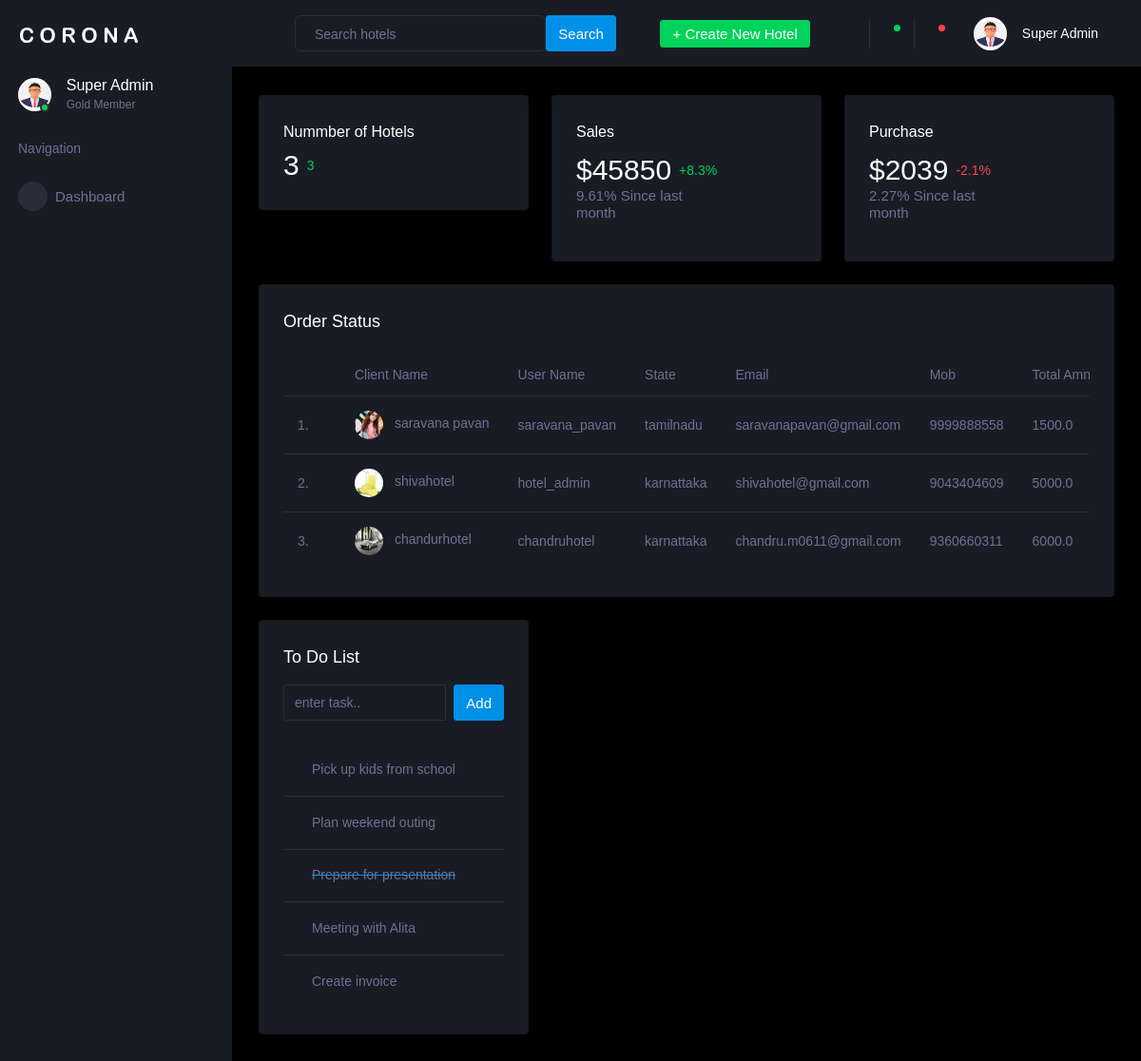
The app's page /admin_home/ (signed in) with its own data.
### admin_backend/models.py (models this page shows, shortened)
class HotelUsers(models.Model):
    user = models.ForeignKey(settings.AUTH_USER_MODEL, on_delete=models.SET_DEFAULT, default=1, related_name='hotels')
    property_name = models.CharField(max_length=50,unique=True)
    owner_name = models.CharField(max_length=50)
    email = models.EmailField()
    mobile = models.IntegerField()
    logo = models.ImageField(upload_to="logos/",null=True,blank=True)
    address = models.CharField(max_length=200)
    city = models.CharField(max_length=20)
    state = models.CharField(max_length=20)
    sales_executive = models.CharField(max_length=50,null=True)
    amount = models.FloatField(null=True)
    tax = models.FloatField(null=True)
    total_amount = models.FloatField(null=True)
    duration = models.CharField(choices=Duration,max_length=100)
    website = models.URLField(max_length=200)
    agreement = models.ImageField(upload_to="agreements/",null=True,blank=True)
    qr_code = models.ImageField(upload_to="qr", null=True,blank=True)
    is_active = models.BooleanField(default=True)

### account/models.py (models this page shows, shortened)
class DeveloperAdmin(AbstractUser):
    DEFAULT_PK = 1
    is_admin_user = models.BooleanField(default=False)
    is_super_admin = models.BooleanField(default=False)
    is_hotel = models.BooleanField(default=False)

### admin_backend/views.py (the view)
# urls.py: path('admin_home/', admin_home, name='admin_home'),
@login_required
def admin_home(request):
    if request.user.is_superuser:
        properties = HotelUsers.objects.all()
        search_query = request.GET.get('q')
        if search_query:
            properties = properties.filter(property_name__icontains=search_query)
        registered_hotels_count = properties.count()
        return render(request, 'admin/admin_index.html', {'properties': properties, 'registered_hotels_count': registered_hotels_count})
    else:
        messages.error(request, "You don't have permission to access this page.")
        return redirect('super_admin_login')

### templates/admin/admin_index.html (shortened to what this page needs)
{% load static %}
<!DOCTYPE html>
<html lang="en">
  <head>
    <link rel="stylesheet" href="{% static 'assets/vendors/mdi/css/materialdesignicons.min.css' %}">
    <link rel="stylesheet" href="{% static 'assets/vendors/css/vendor.bundle.base.css' %}">
    <link rel="stylesheet" href="{% static 'assets/vendors/jvectormap/jquery-jvectormap.css' %}">
    <link rel="stylesheet" href="{% static 'assets/vendors/flag-icon-css/css/flag-icon.min.css' %}">
    <link rel="stylesheet" href="{% static 'assets/vendors/owl-carousel-2/owl.carousel.min.css' %}">
    <link rel="stylesheet" href="{% static 'assets/vendors/owl-carousel-2/owl.theme.default.min.css' %}">
    <link rel="stylesheet" href="{% static 'assets/css/style.css' %}">
  </head>
  <body>
    <div class="container-scroller">
      <nav class="sidebar sidebar-offcanvas" id="sidebar">
        <div class="sidebar-brand-wrapper d-none d-lg-flex align-items-center justify-content-center fixed-top">
          <a class="sidebar-brand brand-logo" href="index.html"><img src="assets/images/logo.svg" alt="logo" /></a>
        </div>
        <ul class="nav">
          <li class="nav-item profile">
            <div class="profile-desc">
              <div class="profile-pic">
                <div class="count-indicator">
                  <img class="img-xs rounded-circle " src="{% static 'assets/images/faces/admin-logo.jpg' %}" alt="">
                  <span class="count bg-success"></span>
                </div>
                <div class="profile-name">
                  <h5 class="mb-0 font-weight-normal">Super Admin</h5>
                  <span>Gold Member</span>
                </div>
              </div>
              <a href="#" id="profile-dropdown" data-toggle="dropdown"><i class="mdi mdi-dots-vertical"></i></a>
            </div>
          </li>
          <li class="nav-item nav-category">
            <span class="nav-link">Navigation</span>
          </li>
          <li class="nav-item menu-items">
            <a class="nav-link" href="index.html">
              <span class="menu-icon">
                <i class="mdi mdi-speedometer"></i>
              </span>
              <span class="menu-title">Dashboard</span>
            </a>
          </li>
        </ul>
      </nav>
      <div class="container-fluid page-body-wrapper">
        <nav class="navbar p-0 fixed-top d-flex flex-row">
          <div class="navbar-menu-wrapper flex-grow d-flex align-items-stretch">
            <button class="navbar-toggler navbar-toggler align-self-center" type="button" data-toggle="minimize">
              <span class="mdi mdi-menu"></span>
            </button>
            <ul class="navbar-nav w-100">
              <li class="nav-item w-100">
                      <form class="nav-link mt-2 mt-md-0 d-none d-lg-flex search" method="GET" action="{% url 'admin_home' %}">
                      <input type="text" class="form-control" name="q" placeholder="Search hotels" value="{{ request.GET.q }}">
                      <button type="submit" class="btn btn-primary">Search</button>
                  </form>
              </li>
            </ul>
            <ul class="navbar-nav navbar-nav-right">
              <li class="nav-item dropdown d-none d-lg-block">
                <a class="nav-link btn btn-success create-new-button"  href="{% url 'property_create' %}">+ Create New Hotel</a>
              </li>
              <li class="nav-item nav-settings d-none d-lg-block">
                <a class="nav-link" href="#">
                  <i class="mdi mdi-view-grid"></i>
                </a>
              </li>
              <li class="nav-item dropdown border-left">
                <a class="nav-link count-indicator dropdown-toggle" id="messageDropdown" href="#" data-toggle="dropdown" aria-expanded="false">
                  <i class="mdi mdi-email"></i>
                  <span class="count bg-success"></span>
                </a>
              </li>
              <li class="nav-item dropdown border-left">
                <a class="nav-link count-indicator dropdown-toggle" id="notificationDropdown" href="#" data-toggle="dropdown">
                  <i class="mdi mdi-bell"></i>
                  <span class="count bg-danger"></span>
                </a>
              </li>
              <li class="nav-item dropdown">
                <a class="nav-link" id="profileDropdown" href="#" data-toggle="dropdown">
                  <div class="navbar-profile">
                    <img class="img-xs rounded-circle" src="{% static 'assets/images/faces/admin-logo.jpg' %}" alt="">
                    <p class="mb-0 d-none d-sm-block navbar-profile-name">Super Admin</p>
                    <i class="mdi mdi-menu-down d-none d-sm-block"></i>
                  </div>
                </a>
              </li>
            </ul>
          </div>
        </nav>
        <div class="main-panel">
          <div class="content-wrapper">
            <div class="row">
              <div class="col-sm-4 grid-margin">
                <div class="card">
                  <div class="card-body">
                    <h5>Nummber of Hotels</h5>
                    <div class="row">
                      <div class="col-8 col-sm-12 col-xl-8 my-auto">
                        <div class="d-flex d-sm-block d-md-flex align-items-center">
                          <h2 class="mb-0">{{ registered_hotels_count }} </h2>
                          <p class="text-success ml-2 mb-0 font-weight-medium">{{ registered_hotels_count }}</p>
                        </div>
                      </div>
                    </div>
                  </div>
                </div>
              </div>
              <div class="col-sm-4 grid-margin">
                <div class="card">
                  <div class="card-body">
                    <h5>Sales</h5>
                    <div class="row">
                      <div class="col-8 col-sm-12 col-xl-8 my-auto">
                        <div class="d-flex d-sm-block d-md-flex align-items-center">
                          <h2 class="mb-0">$45850</h2>
                          <p class="text-success ml-2 mb-0 font-weight-medium">+8.3%</p>
                        </div>
                        <h6 class="text-muted font-weight-normal"> 9.61% Since last month</h6>
                      </div>
                      <div class="col-4 col-sm-12 col-xl-4 text-center text-xl-right">
                        <i class="icon-lg mdi mdi-wallet-travel text-danger ml-auto"></i>
                      </div>
                    </div>
                  </div>
                </div>
              </div>
              <div class="col-sm-4 grid-margin">
                <div class="card">
                  <div class="card-body">
                    <h5>Purchase</h5>
                    <div class="row">
                      <div class="col-8 col-sm-12 col-xl-8 my-auto">
                        <div class="d-flex d-sm-block d-md-flex align-items-center">
                          <h2 class="mb-0">$2039</h2>
                          <p class="text-danger ml-2 mb-0 font-weight-medium">-2.1% </p>
                        </div>
                        <h6 class="text-muted font-weight-normal">2.27% Since last month</h6>
                      </div>
                      <div class="col-4 col-sm-12 col-xl-4 text-center text-xl-right">
                        <i class="icon-lg mdi mdi-monitor text-success ml-auto"></i>
                      </div>
                    </div>
                  </div>
                </div>
              </div>
            </div>
            <div class="row ">
              <div class="col-12 grid-margin">
                <div class="card">
                  <div class="card-body">
                    <h4 class="card-title">Order Status</h4>
                    <div class="table-responsive">
                      <table class="table">
                        <thead>
                          <tr>
                            <th>
                              <div class="form-check form-check-muted m-0">
                              </div>
                            </th>
                            <th> Client Name </th>
                            <th> User Name </th>
                            <th> State </th>
                            <th>Email</th>
                            <th> Mob </th>
                            <th>Total Amnt</th>
                          </tr>
                        </thead>
                        <tbody>
                          {% for property in properties %}
                        <tr>
                          <td>
                            {{ forloop.counter }}.
                          </td>
                          <td>
                                {% if property.logo %}
                                  <img src="{{ property.logo.url }}" alt="Logo">
                                 {% else %}
                                    <img src="{% static 'assets/images/faces/face1.jpg' %}" alt="image" />
                                {% endif %}
                            <span class="pl-2">{{ property.property_name }}</span>
                          </td>
                          <td>{{ property.user.username }}</td>
                          <td>{{ property.state }}</td>
                          <td> {{ property.email }}</td>
                          <td> {{ property.mobile }}</ </td>
                          <td>{{ property.total_amount }}</td>
                        </tr>
                        {% endfor %}
                      </tbody>
                      </table>
                    </div>
                  </div>
                </div>
              </div>
            </div>
            <div class="row">
              <div class="col-md-12 col-xl-4 grid-margin stretch-card">
                <div class="card">
                  <div class="card-body">
                    <h4 class="card-title">To do list</h4>
                    <div class="add-items d-flex">
                      <input type="text" class="form-control todo-list-input" placeholder="enter task..">
                      <button class="add btn btn-primary todo-list-add-btn">Add</button>
                    </div>
                    <div class="list-wrapper">
                      <ul class="d-flex flex-column-reverse text-white todo-list todo-list-custom">
                        <li>
                          <div class="form-check form-check-primary">
                            <label class="form-check-label">
                              <input class="checkbox" type="checkbox"> Create invoice </label>
                          </div>
                          <i class="remove mdi mdi-close-box"></i>
                        </li>
                        <li>
                          <div class="form-check form-check-primary">
                            <label class="form-check-label">
                              <input class="checkbox" type="checkbox"> Meeting with Alita </label>
                          </div>
                          <i class="remove mdi mdi-close-box"></i>
                        </li>
                        <li class="completed">
                          <div class="form-check form-check-primary">
                            <label class="form-check-label">
                              <input class="checkbox" type="checkbox" checked> Prepare for presentation </label>
                          </div>
                          <i class="remove mdi mdi-close-box"></i>
                        </li>
                        <li>
                          <div class="form-check form-check-primary">
                            <label class="form-check-label">
                              <input class="checkbox" type="checkbox"> Plan weekend outing </label>
                          </div>
                          <i class="remove mdi mdi-close-box"></i>
                        </li>
                        <li>
                          <div class="form-check form-check-primary">
                            <label class="form-check-label">
                              <input class="checkbox" type="checkbox"> Pick up kids from school </label>
                          </div>
                          <i class="remove mdi mdi-close-box"></i>
                        </li>
                      </ul>
                    </div>
                  </div>
                </div>
              </div>
            </div>
          </div>
        </div>
      </div>
    </div>
  </body>
</html>

### records on screen
HotelUsers: property_name "saravana pavan", user.username "saravana_pavan", state "tamilnadu", email "saravanapavan@gmail.com", mobile "9999888558", total_amount "1500.0"
HotelUsers: logo (picture), property_name "shivahotel", user.username "hotel_admin", state "karnattaka", email "shivahotel@gmail.com", mobile "9043404609", total_amount "5000.0"
HotelUsers: logo (picture), property_name "chandurhotel", user.username "chandruhotel", state "karnattaka", email "chandru.m0611@gmail.com", mobile "9360660311", total_amount "6000.0"

### other values on screen
{{ registered_hotels_count }} "3"
